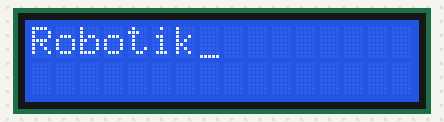
The sketch below on a simulated Arduino Uno, built with avr-gcc and run on an emulated ATmega328P. Parts: 16×2 character LCD.

Above: at 0.1 s.

The sketch:

lcd_ekran.ino
```cpp
//LiquidCrystal ()
//lcd.begin() - boyut ayarlamak
//lcd.clear()
//lcd.print()
//lcd.home() - imleç ekranın sol üstüne taşınır
//lcd.setCursor() - imlecin konumunu belirlememizi sağlar
//lcd.display()
//lcd.noDisplay()
//lcd.scrollDisplayLeft() - sola kayan yazı
//lcd.scrollDisplayRight() - saga kayan yazı
//lcd.autoscroll()
//lcd.cursor()- imlec görüntüsü açılır
//lcd.noCursor() - imlec görüntüsü kapatılır

#include <LiquidCrystal.h>
LiquidCrystal lcd(12,11,5,4,3,2);

void setup() {

  lcd.begin(16,2);
  lcd.print("Robotik");

}

void loop() {

  lcd.cursor();
  delay(500);
  lcd.noCursor();
  delay(500);


}
 
```
